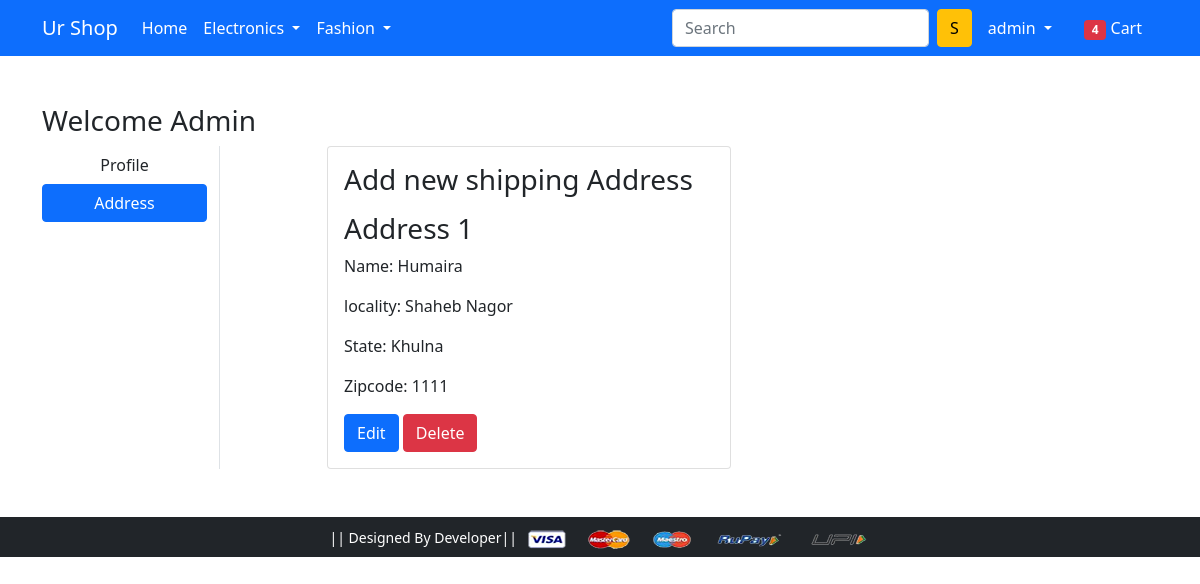
The app's page /address/ (signed in), older data.
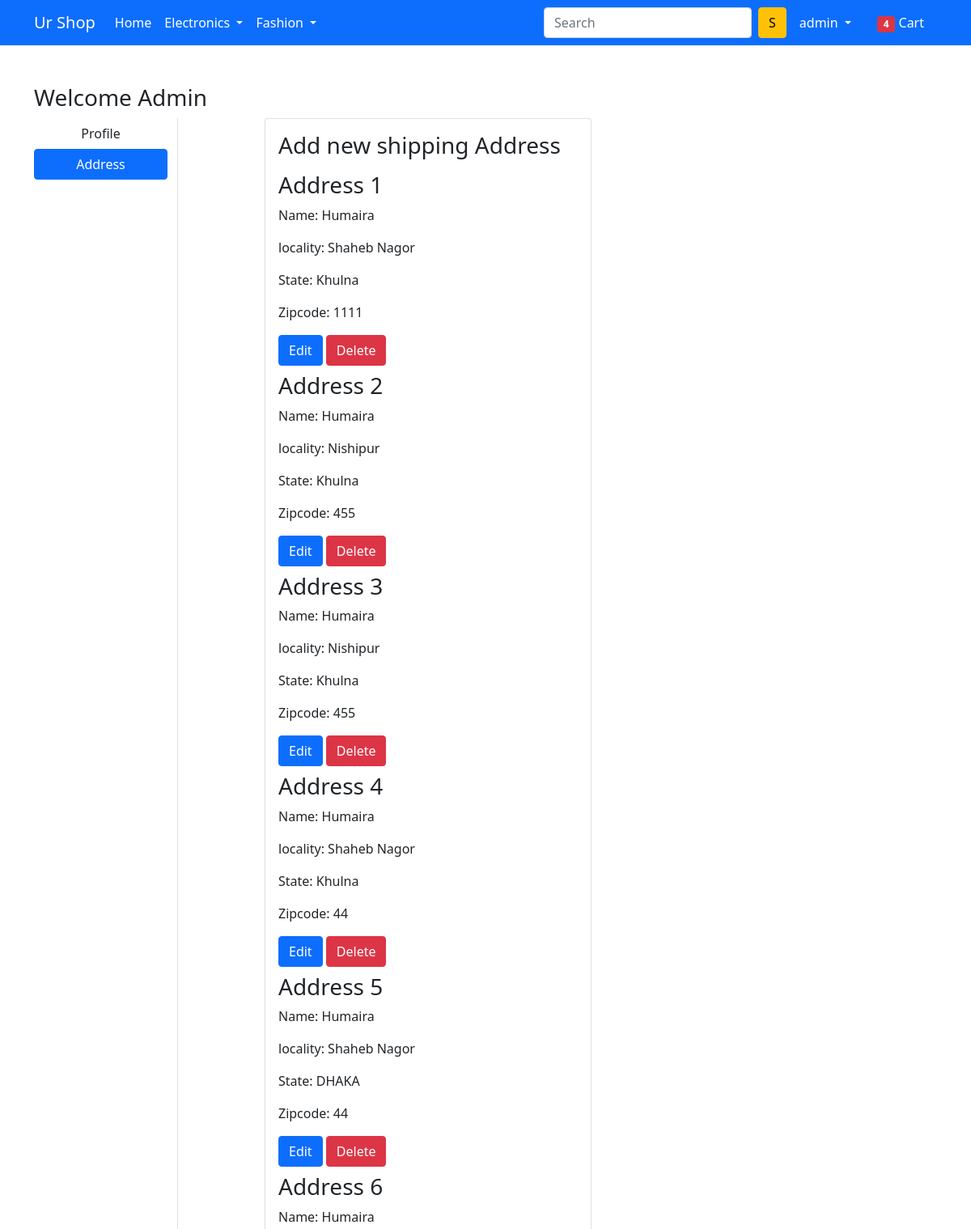
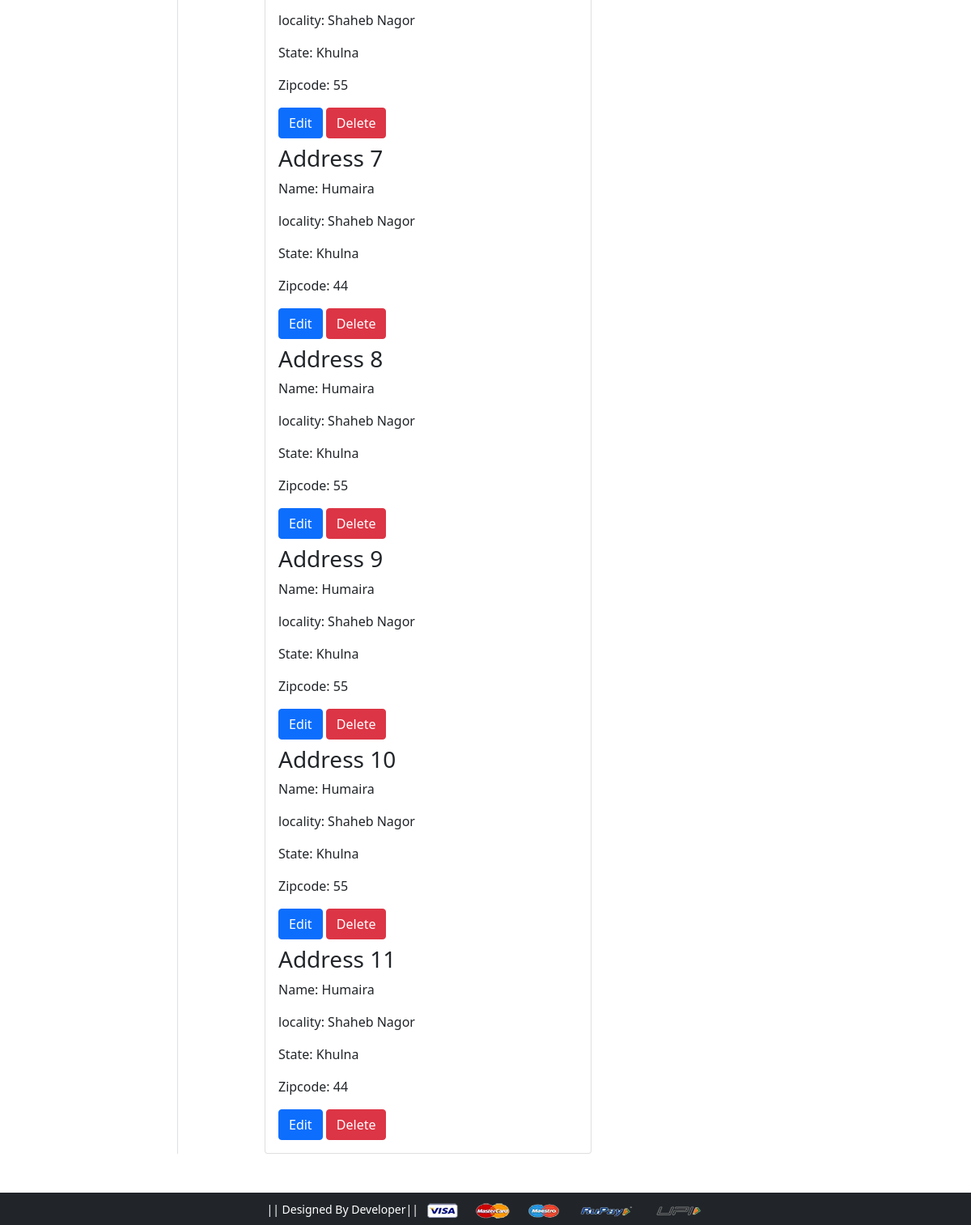
The same page, newer data (2 pictures, top to bottom).
### app/models.py (models this page shows, shortened)
class Customer (models.Model):
    user = models.ForeignKey(User, on_delete=models.CASCADE)
    name = models.CharField(max_length=200)
    locality = models.CharField(max_length=200)
    city = models.CharField(max_length=200)
    zipcode = models.IntegerField()
    state = models.CharField(choices=DIVISION_CHOICES, max_length=200)

### app/views.py (the view)
# urls.py: path('address/', views.address, name='address'),
def address(request):
    address = Customer.objects.filter(user=request.user)
    return render(request, 'app/address.html', {'add': address, 'active': 'btn-primary'})

### app/templates/app/address.html (shortened to what this page needs)
{% extends 'app/base.html' %}
{% load static %}
{% block main-content %}
<div class="container my-5">
 <div class="row">
  <h3>Welcome <span class="text-capitalize">{{ request.user.username }}</span> </h3>
  <div class="col-sm-2 border-end">
   <ul class="list-unstyled">
    <li class="d-grid"><a href="{% url 'profile' %}" class="btn ">Profile</a></li>
    <li class="d-grid"><a href="{% url 'address' %}" class="btn {{active}}">Address</a></li>
   </ul>
  </div>
  <div class="col-sm-9 offset-sm-1">
   <div class="row">
    <div class="col-sm-6">
     <div class="card">
      <div class="card-body">
       <h3>Add new shipping Address</h3>
       {% for ad in add %}
       <h3>Address {{forloop.counter}}</h3>
       <p>Name: {{ad.name}}</p>
       <p>locality: {{ad.locality}}</p>
       <p>State: {{ad.state}}</p>
       <p>Zipcode: {{ad.zipcode}}</p>
        <a href="{% url 'edit_address' ad.id %}" class="btn btn-primary">Edit</a>
          <form action="{% url 'delete' ad.id %}" method="post" class="d-inline">
              <input type="submit" class="btn btn-danger" value="Delete">
          </form>
       {% endfor %}
      </div>
     </div>
    </div>
   </div>
  </div>
 </div>
</div>
{% endblock main-content %}

Row changes from the older to the newer data that the page shows:
added Customer: name "Humaira", locality "Nishipur", state "Khulna", zipcode "455"
added Customer: name "Humaira", locality "Nishipur", state "Khulna", zipcode "455"
added Customer: name "Humaira", locality "Shaheb Nagor", state "Khulna", zipcode "44"
added Customer: name "Humaira", locality "Shaheb Nagor", state "DHAKA", zipcode "44"
added Customer: name "Humaira", locality "Shaheb Nagor", state "Khulna", zipcode "55"
added Customer: name "Humaira", locality "Shaheb Nagor", state "Khulna", zipcode "44"
added Customer: name "Humaira", locality "Shaheb Nagor", state "Khulna", zipcode "55"
added Customer: name "Humaira", locality "Shaheb Nagor", state "Khulna", zipcode "55"
added Customer: name "Humaira", locality "Shaheb Nagor", state "Khulna", zipcode "55"
added Customer: name "Humaira", locality "Shaheb Nagor", state "Khulna", zipcode "44"
